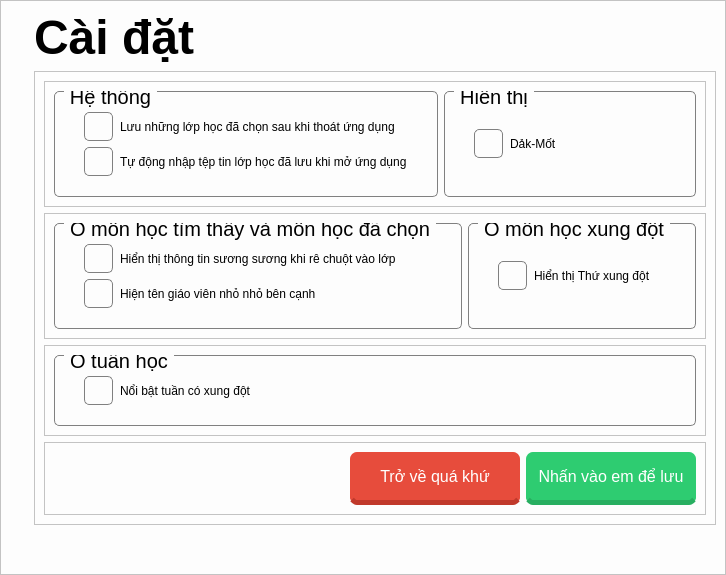
           <widget class="QWidget" name="page_setting">
            <layout class="QHBoxLayout" name="horizontalLayout_6">
             <property name="leftMargin">
              <number>0</number>
             </property>
             <property name="topMargin">
              <number>0</number>
             </property>
             <property name="rightMargin">
              <number>0</number>
             </property>
             <property name="bottomMargin">
              <number>0</number>
             </property>
             <item>
              <widget class="QFrame" name="frame_setting">
               <property name="styleSheet">
                <string notr="true">* {
font-family: &quot;Segoe UI&quot;;
}

QFrame{
background-color: rgb(253, 253, 253);
}

QCheckBox {
spacing: 7px;
}

QCheckBox::indicator {
border-radius: 5px;
border: 1px solid gray;
width: 27px;
height: 27px;
}

QCheckBox::indicator:checked {
image: url(./resources/icon_tick_black.svg);
}

QGroupBox {
border: 1px solid gray;
border-radius: 5px;
font-size: 20px;
margin-top: 4ex;
padding: 11px 20px;
}

QGroupBox::title {
subcontrol-origin: margin;
top: -6px;
left: 10px;
padding: 0 3px;
}
</string>
               </property>
               <property name="frameShape">
                <enum>QFrame::StyledPanel</enum>
               </property>
               <property name="frameShadow">
                <enum>QFrame::Raised</enum>
               </property>
               <layout class="QVBoxLayout" name="verticalLayout_9">
                <property name="leftMargin">
                 <number>33</number>
                </property>
                <item>
                 <widget class="QLabel" name="label_setting">
                  <property name="font">
                   <font>
                    <family>Segoe UI</family>
                    <pointsize>36</pointsize>
                    <weight>75</weight>
                    <bold>true</bold>
                   </font>
                  </property>
                  <property name="text">
                   <string>&lt;html&gt;&lt;head/&gt;&lt;body&gt;&lt;p&gt;Cài đặt&lt;/p&gt;&lt;/body&gt;&lt;/html&gt;</string>
                  </property>
                 </widget>
                </item>
                <item>
                 <widget class="QFrame" name="frame_setting_main">
                  <property name="frameShape">
                   <enum>QFrame::StyledPanel</enum>
                  </property>
                  <property name="frameShadow">
                   <enum>QFrame::Raised</enum>
                  </property>
                  <layout class="QVBoxLayout" name="verticalLayout_12">
                   <item>
                    <widget class="QFrame" name="frame_setting_row_1">
                     <property name="frameShape">
                      <enum>QFrame::StyledPanel</enum>
                     </property>
                     <property name="frameShadow">
                      <enum>QFrame::Raised</enum>
                     </property>
                     <layout class="QHBoxLayout" name="horizontalLayout_9">
                      <item>
                       <widget class="QGroupBox" name="groupBox_system">
                        <property name="title">
                         <string>Hệ thống</string>
                        </property>
                        <layout class="QVBoxLayout" name="verticalLayout_10">
                         <item>
                          <widget class="QCheckBox" name="checkBox_setting_save_class">
                           <property name="font">
                            <font>
                             <family>Segoe UI</family>
                             <pointsize>9</pointsize>
                            </font>
                           </property>
                           <property name="text">
                            <string>Lưu những lớp học đã chọn sau khi thoát ứng dụng</string>
                           </property>
                           <property name="tristate">
                            <bool>false</bool>
                           </property>
                          </widget>
                         </item>
                         <item>
                          <widget class="QCheckBox" name="checkBox_setting_auto_import_class">
                           <property name="font">
                            <font>
                             <family>Segoe UI</family>
                             <pointsize>9</pointsize>
                            </font>
                           </property>
                           <property name="text">
                            <string>Tự động nhập tệp tin lớp học đã lưu khi mở ứng dụng</string>
                           </property>
                          </widget>
                         </item>
                        </layout>
                       </widget>
                      </item>
                      <item>
                       <widget class="QGroupBox" name="groupBoxdisplay">
                        <property name="title">
                         <string>Hiển thị</string>
                        </property>
                        <layout class="QVBoxLayout" name="verticalLayout_11">
                         <item>
                          <widget class="QCheckBox" name="checkBox_setting_darkmode">
                           <property name="font">
                            <font>
                             <family>Segoe UI</family>
                             <pointsize>9</pointsize>
                            </font>
                           </property>
                           <property name="text">
                            <string>Dảk-Mốt</string>
                           </property>
                          </widget>
                         </item>
                        </layout>
                       </widget>
                      </item>
                     </layout>
                    </widget>
                   </item>
                   <item>
                    <widget class="QFrame" name="frame_setting_row_2">
                     <property name="frameShape">
                      <enum>QFrame::StyledPanel</enum>
                     </property>
                     <property name="frameShadow">
                      <enum>QFrame::Raised</enum>
                     </property>
                     <layout class="QHBoxLayout" name="horizontalLayout_8">
                      <item>
                       <widget class="QGroupBox" name="groupBox_choice">
                        <property name="title">
                         <string>Ô môn học tìm thấy và môn học đã chọn</string>
                        </property>
                        <layout class="QVBoxLayout" name="verticalLayout_13">
                         <item>
                          <widget class="QCheckBox" name="checkBox_setting_show_info_when_hover">
                           <property name="font">
                            <font>
                             <family>Segoe UI</family>
                             <pointsize>9</pointsize>
                            </font>
                           </property>
                           <property name="text">
                            <string>Hiển thị thông tin sương sương khi rê chuột vào lớp</string>
                           </property>
                          </widget>
                         </item>
                         <item>
                          <widget class="QCheckBox" name="checkBox_setting_show_teacher_name">
                           <property name="font">
                            <font>
                             <family>Segoe UI</family>
                             <pointsize>9</pointsize>
                            </font>
                           </property>
                           <property name="text">
                            <string>Hiện tên giáo viên nhỏ nhỏ bên cạnh</string>
                           </property>
                          </widget>
                         </item>
                        </layout>
                       </widget>
                      </item>
                      <item>
                       <widget class="QGroupBox" name="groupBox">
                        <property name="title">
                         <string>Ô môn học xung đột</string>
                        </property>
                        <layout class="QVBoxLayout" name="verticalLayout_14">
                         <item>
                          <widget class="QCheckBox" name="checkBox_setting_show_date_conflict">
                           <property name="font">
                            <font>
                             <family>Segoe UI</family>
                             <pointsize>9</pointsize>
                            </font>
                           </property>
                           <property name="text">
                            <string>Hiển thị Thứ xung đột</string>
                           </property>
                          </widget>
                         </item>
                        </layout>
                       </widget>
                      </item>
                     </layout>
                    </widget>
                   </item>
                   <item>
                    <widget class="QFrame" name="frame_setting_row_3">
                     <property name="frameShape">
                      <enum>QFrame::StyledPanel</enum>
                     </property>
                     <property name="frameShadow">
                      <enum>QFrame::Raised</enum>
                     </property>
                     <layout class="QHBoxLayout" name="horizontalLayout_10">
                      <item>
                       <widget class="QGroupBox" name="groupBox_2">
                        <property name="title">
                         <string>Ô tuần học</string>
                        </property>
                        <layout class="QVBoxLayout" name="verticalLayout_15">
                         <item>
                          <widget class="QCheckBox" name="checkBox_setting_highlight_conflict">
                           <property name="font">
                            <font>
                             <family>Segoe UI</family>
                             <pointsize>9</pointsize>
                            </font>
                           </property>
                           <property name="text">
                            <string>Nổi bật tuần có xung đột</string>
                           </property>
                          </widget>
                         </item>
                        </layout>
                       </widget>
                      </item>
                     </layout>
                    </widget>
                   </item>
                   <item>
                    <widget class="QFrame" name="frame_setting_buttons">
                     <property name="frameShape">
                      <enum>QFrame::StyledPanel</enum>
                     </property>
                     <property name="frameShadow">
                      <enum>QFrame::Raised</enum>
                     </property>
                     <layout class="QHBoxLayout" name="horizontalLayout_11">
                      <item>
                       <spacer name="horizontalSpacer_2">
                        <property name="orientation">
                         <enum>Qt::Horizontal</enum>
                        </property>
                        <property name="sizeHint" stdset="0">
                         <size>
                          <width>40</width>
                          <height>20</height>
                         </size>
                        </property>
                       </spacer>
                      </item>
                      <item>
                       <widget class="QPushButton" name="button_setting_default">
                        <property name="styleSheet">
                         <string notr="true">QPushButton {
min-width: 170px;
min-height: 48px;
border-radius: 7px;
background-color: #e74c3c;
border-bottom: 5px solid #c0392b;
font-size: 16px;
color: white;
}

QPushButton::pressed {
border: none;
}</string>
                        </property>
                        <property name="text">
                         <string>Trở về quá khứ</string>
                        </property>
                       </widget>
                      </item>
                      <item>
                       <widget class="QPushButton" name="button_setting_save">
                        <property name="styleSheet">
                         <string notr="true">QPushButton {
min-width: 170px;
min-height: 48px;
border-radius: 7px;
background-color: #2ecc71;
border-bottom: 5px solid #27ae60;
font-size: 16px;
color: white;
}

QPushButton::pressed {
border: none;
}</string>
                        </property>
                        <property name="text">
                         <string>Nhấn vào em để lưu</string>
                        </property>
                       </widget>
                      </item>
                     </layout>
                    </widget>
                   </item>
                  </layout>
                 </widget>
                </item>
                <item>
                 <spacer name="verticalSpacer_2">
                  <property name="orientation">
                   <enum>Qt::Vertical</enum>
                  </property>
                  <property name="sizeHint" stdset="0">
                   <size>
                    <width>20</width>
                    <height>40</height>
                   </size>
                  </property>
                 </spacer>
                </item>
               </layout>
              </widget>
             </item>
            </layout>
           </widget>
